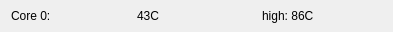
<?xml version="1.0" encoding="UTF-8"?>
<ui version="4.0">
 <class>FanWidget</class>
 <widget class="QWidget" name="FanWidget">
  <property name="geometry">
   <rect>
    <x>0</x>
    <y>0</y>
    <width>393</width>
    <height>32</height>
   </rect>
  </property>
  <property name="windowTitle">
   <string>Form</string>
  </property>
  <layout class="QHBoxLayout" name="horizontalLayout">
   <property name="topMargin">
    <number>1</number>
   </property>
   <property name="bottomMargin">
    <number>1</number>
   </property>
   <item>
    <widget class="QLabel" name="nameLabel">
     <property name="text">
      <string>Core 0:</string>
     </property>
    </widget>
   </item>
   <item>
    <widget class="QLabel" name="valueLabel">
     <property name="text">
      <string>43C</string>
     </property>
    </widget>
   </item>
   <item>
    <widget class="QLabel" name="highValueLabel">
     <property name="text">
      <string>high: 86C</string>
     </property>
    </widget>
   </item>
  </layout>
 </widget>
 <resources/>
 <connections/>
</ui>
